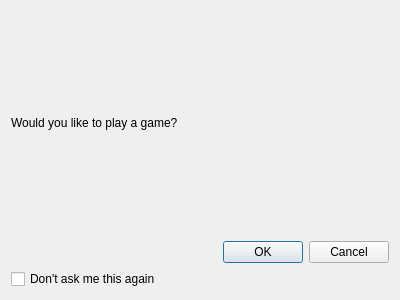
<?xml version="1.0" encoding="UTF-8"?>
<ui version="4.0">
 <class>Dialog</class>
 <widget class="QDialog" name="Dialog">
  <property name="geometry">
   <rect>
    <x>0</x>
    <y>0</y>
    <width>400</width>
    <height>300</height>
   </rect>
  </property>
  <property name="windowTitle">
   <string>Dialog</string>
  </property>
  <layout class="QVBoxLayout" name="verticalLayout">
   <item>
    <widget class="QLabel" name="label">
     <property name="text">
      <string>Would you like to play a game?</string>
     </property>
    </widget>
   </item>
   <item>
    <widget class="QDialogButtonBox" name="buttonBox">
     <property name="standardButtons">
      <set>QDialogButtonBox::Cancel|QDialogButtonBox::Ok</set>
     </property>
    </widget>
   </item>
   <item>
    <widget class="QCheckBox" name="dontAskAgain">
     <property name="text">
      <string>Don't ask me this again</string>
     </property>
    </widget>
   </item>
  </layout>
 </widget>
 <resources/>
 <connections/>
</ui>
